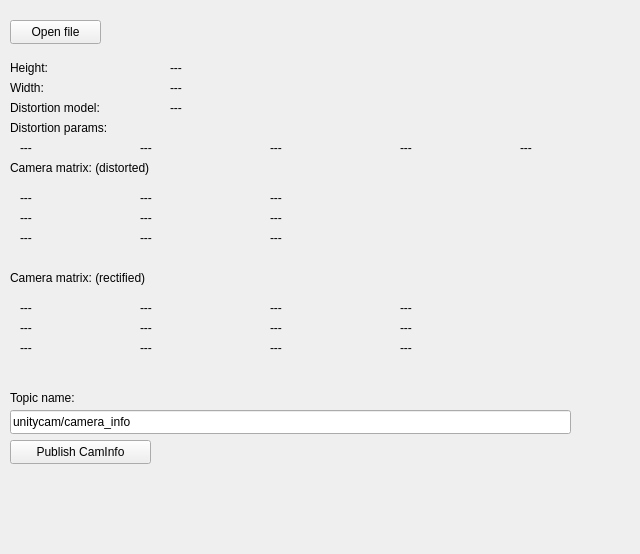
<?xml version="1.0" encoding="UTF-8"?>
<ui version="4.0">
 <class>MainWindow</class>
 <widget class="QMainWindow" name="MainWindow">
  <property name="geometry">
   <rect>
    <x>0</x>
    <y>0</y>
    <width>640</width>
    <height>554</height>
   </rect>
  </property>
  <property name="windowTitle">
   <string>MainWindow</string>
  </property>
  <widget class="QWidget" name="centralwidget">
   <widget class="QPushButton" name="pushButtonOpenFile">
    <property name="geometry">
     <rect>
      <x>10</x>
      <y>20</y>
      <width>91</width>
      <height>24</height>
     </rect>
    </property>
    <property name="text">
     <string>Open file</string>
    </property>
   </widget>
   <widget class="QLabel" name="label">
    <property name="geometry">
     <rect>
      <x>10</x>
      <y>100</y>
      <width>151</width>
      <height>16</height>
     </rect>
    </property>
    <property name="text">
     <string>Distortion model:</string>
    </property>
   </widget>
   <widget class="QLabel" name="labelDisMod">
    <property name="geometry">
     <rect>
      <x>170</x>
      <y>100</y>
      <width>75</width>
      <height>16</height>
     </rect>
    </property>
    <property name="text">
     <string>---</string>
    </property>
   </widget>
   <widget class="QLabel" name="label_2">
    <property name="geometry">
     <rect>
      <x>10</x>
      <y>60</y>
      <width>75</width>
      <height>16</height>
     </rect>
    </property>
    <property name="text">
     <string>Height:</string>
    </property>
   </widget>
   <widget class="QLabel" name="labelHeight">
    <property name="geometry">
     <rect>
      <x>170</x>
      <y>60</y>
      <width>75</width>
      <height>16</height>
     </rect>
    </property>
    <property name="text">
     <string>---</string>
    </property>
   </widget>
   <widget class="QLabel" name="label_3">
    <property name="geometry">
     <rect>
      <x>10</x>
      <y>80</y>
      <width>75</width>
      <height>16</height>
     </rect>
    </property>
    <property name="text">
     <string>Width:</string>
    </property>
   </widget>
   <widget class="QLabel" name="labelWidth">
    <property name="geometry">
     <rect>
      <x>170</x>
      <y>80</y>
      <width>75</width>
      <height>16</height>
     </rect>
    </property>
    <property name="text">
     <string>---</string>
    </property>
   </widget>
   <widget class="QLabel" name="label_5">
    <property name="geometry">
     <rect>
      <x>10</x>
      <y>160</y>
      <width>231</width>
      <height>16</height>
     </rect>
    </property>
    <property name="text">
     <string>Camera matrix: (distorted)</string>
    </property>
   </widget>
   <widget class="QLabel" name="labelMatDis00">
    <property name="geometry">
     <rect>
      <x>20</x>
      <y>190</y>
      <width>111</width>
      <height>16</height>
     </rect>
    </property>
    <property name="text">
     <string>---</string>
    </property>
   </widget>
   <widget class="QLabel" name="label_6">
    <property name="geometry">
     <rect>
      <x>10</x>
      <y>270</y>
      <width>231</width>
      <height>16</height>
     </rect>
    </property>
    <property name="text">
     <string>Camera matrix: (rectified)</string>
    </property>
   </widget>
   <widget class="QLabel" name="labelMatDis01">
    <property name="geometry">
     <rect>
      <x>140</x>
      <y>190</y>
      <width>111</width>
      <height>16</height>
     </rect>
    </property>
    <property name="text">
     <string>---</string>
    </property>
   </widget>
   <widget class="QLabel" name="labelMatDis02">
    <property name="geometry">
     <rect>
      <x>270</x>
      <y>190</y>
      <width>111</width>
      <height>16</height>
     </rect>
    </property>
    <property name="text">
     <string>---</string>
    </property>
   </widget>
   <widget class="QLabel" name="labelMatDis10">
    <property name="geometry">
     <rect>
      <x>20</x>
      <y>210</y>
      <width>111</width>
      <height>16</height>
     </rect>
    </property>
    <property name="text">
     <string>---</string>
    </property>
   </widget>
   <widget class="QLabel" name="labelMatDis12">
    <property name="geometry">
     <rect>
      <x>270</x>
      <y>210</y>
      <width>111</width>
      <height>16</height>
     </rect>
    </property>
    <property name="text">
     <string>---</string>
    </property>
   </widget>
   <widget class="QLabel" name="labelMatDis11">
    <property name="geometry">
     <rect>
      <x>140</x>
      <y>210</y>
      <width>111</width>
      <height>16</height>
     </rect>
    </property>
    <property name="text">
     <string>---</string>
    </property>
   </widget>
   <widget class="QLabel" name="labelMatDis20">
    <property name="geometry">
     <rect>
      <x>20</x>
      <y>230</y>
      <width>111</width>
      <height>16</height>
     </rect>
    </property>
    <property name="text">
     <string>---</string>
    </property>
   </widget>
   <widget class="QLabel" name="labelMatDis22">
    <property name="geometry">
     <rect>
      <x>270</x>
      <y>230</y>
      <width>111</width>
      <height>16</height>
     </rect>
    </property>
    <property name="text">
     <string>---</string>
    </property>
   </widget>
   <widget class="QLabel" name="labelMatDis21">
    <property name="geometry">
     <rect>
      <x>140</x>
      <y>230</y>
      <width>111</width>
      <height>16</height>
     </rect>
    </property>
    <property name="text">
     <string>---</string>
    </property>
   </widget>
   <widget class="QLabel" name="labelMatRect10">
    <property name="geometry">
     <rect>
      <x>20</x>
      <y>320</y>
      <width>111</width>
      <height>16</height>
     </rect>
    </property>
    <property name="text">
     <string>---</string>
    </property>
   </widget>
   <widget class="QLabel" name="labelMatRect00">
    <property name="geometry">
     <rect>
      <x>20</x>
      <y>300</y>
      <width>111</width>
      <height>16</height>
     </rect>
    </property>
    <property name="text">
     <string>---</string>
    </property>
   </widget>
   <widget class="QLabel" name="labelMatRect11">
    <property name="geometry">
     <rect>
      <x>140</x>
      <y>320</y>
      <width>111</width>
      <height>16</height>
     </rect>
    </property>
    <property name="text">
     <string>---</string>
    </property>
   </widget>
   <widget class="QLabel" name="labelMatRect02">
    <property name="geometry">
     <rect>
      <x>270</x>
      <y>300</y>
      <width>111</width>
      <height>16</height>
     </rect>
    </property>
    <property name="text">
     <string>---</string>
    </property>
   </widget>
   <widget class="QLabel" name="labelMatRect12">
    <property name="geometry">
     <rect>
      <x>270</x>
      <y>320</y>
      <width>111</width>
      <height>16</height>
     </rect>
    </property>
    <property name="text">
     <string>---</string>
    </property>
   </widget>
   <widget class="QLabel" name="labelMatRect20">
    <property name="geometry">
     <rect>
      <x>20</x>
      <y>340</y>
      <width>111</width>
      <height>16</height>
     </rect>
    </property>
    <property name="text">
     <string>---</string>
    </property>
   </widget>
   <widget class="QLabel" name="labelMatRect01">
    <property name="geometry">
     <rect>
      <x>140</x>
      <y>300</y>
      <width>111</width>
      <height>16</height>
     </rect>
    </property>
    <property name="text">
     <string>---</string>
    </property>
   </widget>
   <widget class="QLabel" name="labelMatRect22">
    <property name="geometry">
     <rect>
      <x>270</x>
      <y>340</y>
      <width>111</width>
      <height>16</height>
     </rect>
    </property>
    <property name="text">
     <string>---</string>
    </property>
   </widget>
   <widget class="QLabel" name="labelMatRect21">
    <property name="geometry">
     <rect>
      <x>140</x>
      <y>340</y>
      <width>111</width>
      <height>16</height>
     </rect>
    </property>
    <property name="text">
     <string>---</string>
    </property>
   </widget>
   <widget class="QLabel" name="labelMatRect23">
    <property name="geometry">
     <rect>
      <x>400</x>
      <y>340</y>
      <width>111</width>
      <height>16</height>
     </rect>
    </property>
    <property name="text">
     <string>---</string>
    </property>
   </widget>
   <widget class="QLabel" name="labelMatRect03">
    <property name="geometry">
     <rect>
      <x>400</x>
      <y>300</y>
      <width>111</width>
      <height>16</height>
     </rect>
    </property>
    <property name="text">
     <string>---</string>
    </property>
   </widget>
   <widget class="QLabel" name="labelMatRect13">
    <property name="geometry">
     <rect>
      <x>400</x>
      <y>320</y>
      <width>111</width>
      <height>16</height>
     </rect>
    </property>
    <property name="text">
     <string>---</string>
    </property>
   </widget>
   <widget class="QLabel" name="label_4">
    <property name="geometry">
     <rect>
      <x>10</x>
      <y>120</y>
      <width>151</width>
      <height>16</height>
     </rect>
    </property>
    <property name="text">
     <string>Distortion params:</string>
    </property>
   </widget>
   <widget class="QLabel" name="labelDisParam0">
    <property name="geometry">
     <rect>
      <x>20</x>
      <y>140</y>
      <width>111</width>
      <height>16</height>
     </rect>
    </property>
    <property name="text">
     <string>---</string>
    </property>
   </widget>
   <widget class="QLabel" name="labelDisParam2">
    <property name="geometry">
     <rect>
      <x>270</x>
      <y>140</y>
      <width>111</width>
      <height>16</height>
     </rect>
    </property>
    <property name="text">
     <string>---</string>
    </property>
   </widget>
   <widget class="QLabel" name="labelDisParam1">
    <property name="geometry">
     <rect>
      <x>140</x>
      <y>140</y>
      <width>111</width>
      <height>16</height>
     </rect>
    </property>
    <property name="text">
     <string>---</string>
    </property>
   </widget>
   <widget class="QLabel" name="labelDisParam3">
    <property name="geometry">
     <rect>
      <x>400</x>
      <y>140</y>
      <width>111</width>
      <height>16</height>
     </rect>
    </property>
    <property name="text">
     <string>---</string>
    </property>
   </widget>
   <widget class="QLabel" name="labelDisParam4">
    <property name="geometry">
     <rect>
      <x>520</x>
      <y>140</y>
      <width>111</width>
      <height>16</height>
     </rect>
    </property>
    <property name="text">
     <string>---</string>
    </property>
   </widget>
   <widget class="QPushButton" name="pushButtonPublishCamInfo">
    <property name="geometry">
     <rect>
      <x>10</x>
      <y>440</y>
      <width>141</width>
      <height>24</height>
     </rect>
    </property>
    <property name="text">
     <string>Publish CamInfo</string>
    </property>
   </widget>
   <widget class="QLineEdit" name="lineEditTopicName">
    <property name="geometry">
     <rect>
      <x>10</x>
      <y>410</y>
      <width>561</width>
      <height>24</height>
     </rect>
    </property>
    <property name="text">
     <string>unitycam/camera_info</string>
    </property>
   </widget>
   <widget class="QLabel" name="label_7">
    <property name="geometry">
     <rect>
      <x>10</x>
      <y>390</y>
      <width>231</width>
      <height>16</height>
     </rect>
    </property>
    <property name="text">
     <string>Topic name:</string>
    </property>
   </widget>
  </widget>
 </widget>
 <resources/>
 <connections>
  <connection>
   <sender>pushButtonOpenFile</sender>
   <signal>clicked()</signal>
   <receiver>MainWindow</receiver>
   <slot>slotPushButtonOpenFile()</slot>
   <hints>
    <hint type="sourcelabel">
     <x>80</x>
     <y>50</y>
    </hint>
    <hint type="destinationlabel">
     <x>152</x>
     <y>83</y>
    </hint>
   </hints>
  </connection>
  <connection>
   <sender>pushButtonPublishCamInfo</sender>
   <signal>clicked()</signal>
   <receiver>MainWindow</receiver>
   <slot>slotPushButtonPublishCamInfo()</slot>
   <hints>
    <hint type="sourcelabel">
     <x>98</x>
     <y>446</y>
    </hint>
    <hint type="destinationlabel">
     <x>245</x>
     <y>493</y>
    </hint>
   </hints>
  </connection>
 </connections>
 <slots>
  <slot>countSlot()</slot>
  <slot>slotPushButtonOpenFile()</slot>
  <slot>slotPushButtonPublishCamInfo()</slot>
 </slots>
</ui>
